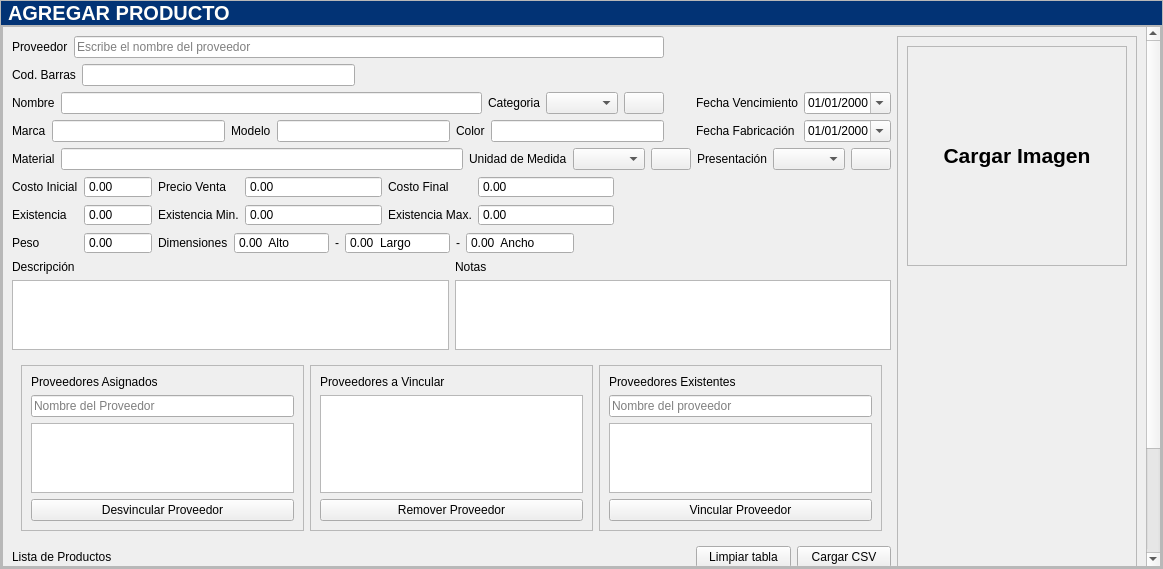
<?xml version="1.0" encoding="UTF-8"?>
<ui version="4.0">
 <class>contenedor_agregar_productos</class>
 <widget class="QWidget" name="contenedor_agregar_productos">
  <property name="geometry">
   <rect>
    <x>0</x>
    <y>0</y>
    <width>1163</width>
    <height>569</height>
   </rect>
  </property>
  <property name="windowTitle">
   <string>Form</string>
  </property>
  <property name="styleSheet">
   <string notr="true">[objectName*=&quot;contenedor&quot;]{
background: #fffefb;
}
#etiqueta_barras{
image: url(:/Icons/Bootstrap/upc-scan.svg);
min-width:30px;
}
#etiqueta_titulo_ventana{
background: #023375;
font-size: 20px;
max-height:40px;
padding-left: 2px;
color:#fffefb;
font-weight:bold;
}
#etiqueta_fotoProducto{
min-height: 200px;
min-width:200px;
}
[objectName*=&quot;etiqueta&quot;]{
font-size: 14px;
font-weight:bold;
font-family: &quot;Arial&quot;;
}
[objectName*=&quot;txt&quot;]{
border-bottom:  1px solid #787878;
border-radius: 3px;
background: #F5F5F5;
min-width:100px;
font-size: 14px;
font-family:&quot;Arial&quot;;
}
[objectName*=&quot;txt&quot;]:hover{
border-bottom:  2px solid #023375;
}
[objectName*=&quot;txt&quot;]:focus{
border-bottom:  2px solid #023375;
}
[objectName*=&quot;txtlargo&quot;]{
max-height:100px;
}
[objectName*=&quot;btn_btn&quot;]{
border:none;
font-size:14px;
font-family:&quot;Arial&quot;;
font-weight:bold;
padding: 5px;
background: #00619a;
color: #fffefb;
border-radius: 4px;
}
#btn_btn_agregar_categoria{
padding: 3px;
}
[objectName*=&quot;btn_btn&quot;]:hover{
background:#2196F3;
}
[objectName*=&quot;btn_btn&quot;]:pressed{
background:#1B80D0;
}
#btn_btn_guardar_producto:hover{
background:#68a67d;
}
#btn_btn_agregar_producto:pressed{
background:#578B69;
}
[objectName*=&quot;btn_btn_eliminar&quot;]:hover{
background:#ee1d52;
}
[objectName*=&quot;btn_btn_eliminar&quot;]:pressed{
background:#B13636;
}


[objectName*=&quot;cajaOpciones&quot;]{
border: none;
border-bottom: 1px solid #787878;
borde-radius: 3px;
padding: 2px;
background-color: #F5F5F5;
font-size: 14px;
min-width: 200px;
font-family:&quot;Arial&quot;;
}
[objectName*=&quot;cajaOpciones&quot;]::drop-down{
subcontrol-origin: padding;
subcontrol-position: top right;
padding-right:5px;
width: 20%;
border-left-width: 1px;
borde-radius: 3px;
background-color: #F5F5F5;
}
[objectName*=&quot;cajaOpciones&quot;]::down-arrow{
image: url(:/Icons/Bootstrap/filter-left.svg);
width: 17%;
height: 17%;
padding-left:5px;
padding-right:5px;
}
[objectName*=&quot;decimal&quot;]{
min-width:100px;
background: #F5F5F5;
borde:none;
border-radius: 2px;
border-bottom: 1px solid #787878;
padding: 0px 2px;
font-size: 14px;
font-family: &quot;Arial&quot;;
}
[objectName*=&quot;decimal&quot;]:focus{
border-bottom: 2px solid #023375;
}


[objectName*=&quot;fecha_&quot;]{
border: none;
border-bottom: 1px solid #3b3c3d;
border-radius: 5px;
padding: 2px;
background-color: #f5f4f1;
font-size: 14px;
min-width:100px;
}
*[objectName*=&quot;fecha_&quot;]::drop-down{
subcontrol-origin: padding;
subcontrol-position: top right;
padding-right:5px;
width: 20%;
border-left-width: 1px;
borde-radius: 5px;
background-color: #f5f4f1;
}
*[objectName*=&quot;fecha_&quot;]::down-arrow{
image: url(:/Icons/Bootstrap/calendar2-date.svg);
width: 17%;
height: 17%;
padding-left:5px;
padding-right:5px;
}
*[objectName*=&quot;fecha_&quot;]::focus{
border-bottom: 2px solid #00668c;
}
/*TABLA*/

[objectName*=&quot;tabla_&quot;] {
    font-family: Arial;
    font-size: 14px;
}

/* Encabezados de la tabla */
[objectName*=&quot;tabla_&quot;] QHeaderView::section {
    background-color: #023375;
    color: white;
    font-family: &quot;Arial&quot;;
    font-size: 16px;
    padding: 5px;
    border: 1px solid gray;
}

/* Encabezado horizontal */
[objectName*=&quot;tabla_&quot;] QHeaderView::horizontal {
    background-color: #023375;
    color: white;
}

/* Encabezado vertical */
[objectName*=&quot;tabla_&quot;] QHeaderView::vertical {
    background-color: #023375;
    color: white;
}
</string>
  </property>
  <layout class="QGridLayout" name="gridLayout">
   <property name="leftMargin">
    <number>0</number>
   </property>
   <property name="topMargin">
    <number>0</number>
   </property>
   <property name="rightMargin">
    <number>0</number>
   </property>
   <property name="bottomMargin">
    <number>0</number>
   </property>
   <property name="spacing">
    <number>0</number>
   </property>
   <item row="0" column="0">
    <widget class="QFrame" name="contenedor_general">
     <property name="frameShape">
      <enum>QFrame::StyledPanel</enum>
     </property>
     <property name="frameShadow">
      <enum>QFrame::Raised</enum>
     </property>
     <layout class="QVBoxLayout" name="verticalLayout">
      <property name="spacing">
       <number>0</number>
      </property>
      <property name="leftMargin">
       <number>0</number>
      </property>
      <property name="topMargin">
       <number>0</number>
      </property>
      <property name="rightMargin">
       <number>0</number>
      </property>
      <property name="bottomMargin">
       <number>0</number>
      </property>
      <item>
       <widget class="QLabel" name="etiqueta_titulo_ventana">
        <property name="text">
         <string>AGREGAR PRODUCTO</string>
        </property>
       </widget>
      </item>
      <item>
       <widget class="QFrame" name="contenedor_informacion">
        <property name="frameShape">
         <enum>QFrame::StyledPanel</enum>
        </property>
        <property name="frameShadow">
         <enum>QFrame::Raised</enum>
        </property>
        <layout class="QGridLayout" name="gridLayout_3">
         <property name="leftMargin">
          <number>0</number>
         </property>
         <property name="topMargin">
          <number>0</number>
         </property>
         <property name="rightMargin">
          <number>0</number>
         </property>
         <property name="bottomMargin">
          <number>0</number>
         </property>
         <property name="spacing">
          <number>0</number>
         </property>
         <item row="0" column="0">
          <widget class="QScrollArea" name="contenedor_formulario_izquierda">
           <property name="widgetResizable">
            <bool>true</bool>
           </property>
           <widget class="QWidget" name="contenedor_scroll_formulario">
            <property name="geometry">
             <rect>
              <x>0</x>
              <y>0</y>
              <width>1143</width>
              <height>703</height>
             </rect>
            </property>
            <layout class="QGridLayout" name="gridLayout_11">
             <item row="0" column="0">
              <layout class="QHBoxLayout" name="horizontalLayout_8">
               <item>
                <widget class="QLabel" name="etiqueta_proveedor">
                 <property name="text">
                  <string>Proveedor</string>
                 </property>
                </widget>
               </item>
               <item>
                <widget class="QLineEdit" name="txt_proveedor">
                 <property name="dragEnabled">
                  <bool>false</bool>
                 </property>
                 <property name="placeholderText">
                  <string>Escribe el nombre del proveedor</string>
                 </property>
                 <property name="clearButtonEnabled">
                  <bool>true</bool>
                 </property>
                </widget>
               </item>
              </layout>
             </item>
             <item row="0" column="3" rowspan="10">
              <widget class="QFrame" name="contenedor_formulario_derecha">
               <property name="frameShape">
                <enum>QFrame::StyledPanel</enum>
               </property>
               <property name="frameShadow">
                <enum>QFrame::Raised</enum>
               </property>
               <layout class="QVBoxLayout" name="verticalLayout_2">
                <item>
                 <widget class="QFrame" name="contenedor_foto">
                  <property name="frameShape">
                   <enum>QFrame::StyledPanel</enum>
                  </property>
                  <property name="frameShadow">
                   <enum>QFrame::Raised</enum>
                  </property>
                  <layout class="QGridLayout" name="gridLayout_2">
                   <item row="0" column="0">
                    <widget class="QLabel" name="etiqueta_fotoProducto">
                     <property name="cursor">
                      <cursorShape>PointingHandCursor</cursorShape>
                     </property>
                     <property name="frameShape">
                      <enum>QFrame::NoFrame</enum>
                     </property>
                     <property name="frameShadow">
                      <enum>QFrame::Plain</enum>
                     </property>
                     <property name="text">
                      <string>&lt;html&gt;&lt;head/&gt;&lt;body&gt;&lt;p align=&quot;center&quot;&gt;&lt;img src=&quot;:/Icons/IconosSVG/subir_imagen.png&quot; width=&quot;80&quot; height=&quot;70&quot;/&gt;&lt;/p&gt;&lt;p align=&quot;center&quot;&gt;&lt;span style=&quot; font-size:16pt; font-family:Arial; font-weight:bold;&quot;&gt;Cargar Imagen&lt;/span&gt;&lt;/p&gt;&lt;/body&gt;&lt;/html&gt;</string>
                     </property>
                     <property name="textFormat">
                      <enum>Qt::AutoText</enum>
                     </property>
                     <property name="scaledContents">
                      <bool>true</bool>
                     </property>
                    </widget>
                   </item>
                  </layout>
                 </widget>
                </item>
                <item>
                 <spacer name="verticalSpacer_2">
                  <property name="orientation">
                   <enum>Qt::Vertical</enum>
                  </property>
                  <property name="sizeHint" stdset="0">
                   <size>
                    <width>20</width>
                    <height>473</height>
                   </size>
                  </property>
                 </spacer>
                </item>
               </layout>
              </widget>
             </item>
             <item row="1" column="0">
              <layout class="QHBoxLayout" name="horizontalLayout">
               <item>
                <widget class="QLabel" name="etiqueta_codBarras">
                 <property name="text">
                  <string>Cod. Barras</string>
                 </property>
                </widget>
               </item>
               <item>
                <widget class="QLineEdit" name="txt_codBarras"/>
               </item>
               <item>
                <widget class="QLabel" name="etiqueta_barras">
                 <property name="text">
                  <string/>
                 </property>
                </widget>
               </item>
               <item>
                <spacer name="horizontalSpacer">
                 <property name="orientation">
                  <enum>Qt::Horizontal</enum>
                 </property>
                 <property name="sizeHint" stdset="0">
                  <size>
                   <width>40</width>
                   <height>20</height>
                  </size>
                 </property>
                </spacer>
               </item>
              </layout>
             </item>
             <item row="2" column="0">
              <layout class="QHBoxLayout" name="horizontalLayout_2">
               <item>
                <widget class="QLabel" name="etiqueta_nombreProducto">
                 <property name="text">
                  <string>Nombre</string>
                 </property>
                </widget>
               </item>
               <item>
                <widget class="QLineEdit" name="txt_nombreProducto"/>
               </item>
               <item>
                <layout class="QHBoxLayout" name="horizontalLayout_7">
                 <item>
                  <widget class="QLabel" name="etiqueta_categoriaProducto">
                   <property name="text">
                    <string>Categoria</string>
                   </property>
                  </widget>
                 </item>
                 <item>
                  <widget class="QComboBox" name="cajaOpciones_categoriaProducto"/>
                 </item>
                 <item>
                  <widget class="QPushButton" name="btn_btn_agregar_categoria">
                   <property name="cursor">
                    <cursorShape>PointingHandCursor</cursorShape>
                   </property>
                   <property name="text">
                    <string/>
                   </property>
                   <property name="icon">
                    <iconset resource="../../Source/iconosSVG.qrc">
                     <normaloff>:/iconosBlancos/Icons/iconos/Blanco/agregar_blanco.svg</normaloff>:/iconosBlancos/Icons/iconos/Blanco/agregar_blanco.svg</iconset>
                   </property>
                  </widget>
                 </item>
                </layout>
               </item>
              </layout>
             </item>
             <item row="2" column="2" rowspan="2">
              <layout class="QGridLayout" name="gridLayout_4">
               <item row="0" column="0">
                <widget class="QLabel" name="etiqueta_fechaVencimiento">
                 <property name="text">
                  <string>Fecha Vencimiento</string>
                 </property>
                </widget>
               </item>
               <item row="0" column="1">
                <widget class="QDateEdit" name="fecha_vencimientoProducto">
                 <property name="wrapping">
                  <bool>false</bool>
                 </property>
                 <property name="frame">
                  <bool>true</bool>
                 </property>
                 <property name="buttonSymbols">
                  <enum>QAbstractSpinBox::UpDownArrows</enum>
                 </property>
                 <property name="correctionMode">
                  <enum>QAbstractSpinBox::CorrectToPreviousValue</enum>
                 </property>
                 <property name="displayFormat">
                  <string>dd/MM/yyyy</string>
                 </property>
                 <property name="calendarPopup">
                  <bool>true</bool>
                 </property>
                </widget>
               </item>
               <item row="1" column="0">
                <widget class="QLabel" name="etiqueta_fechaFabricacion">
                 <property name="text">
                  <string>Fecha Fabricación</string>
                 </property>
                </widget>
               </item>
               <item row="1" column="1">
                <widget class="QDateEdit" name="fecha_fabricacionProducto">
                 <property name="displayFormat">
                  <string>dd/MM/yyyy</string>
                 </property>
                 <property name="calendarPopup">
                  <bool>true</bool>
                 </property>
                </widget>
               </item>
              </layout>
             </item>
             <item row="3" column="0">
              <layout class="QHBoxLayout" name="horizontalLayout_3">
               <item>
                <widget class="QLabel" name="etiqueta_marca">
                 <property name="text">
                  <string>Marca</string>
                 </property>
                </widget>
               </item>
               <item>
                <widget class="QLineEdit" name="txt_marcaProducto"/>
               </item>
               <item>
                <widget class="QLabel" name="etiqueta_modelo">
                 <property name="text">
                  <string>Modelo</string>
                 </property>
                </widget>
               </item>
               <item>
                <widget class="QLineEdit" name="txt_modeloProducto"/>
               </item>
               <item>
                <widget class="QLabel" name="etiqueta_color">
                 <property name="text">
                  <string>Color</string>
                 </property>
                </widget>
               </item>
               <item>
                <widget class="QLineEdit" name="txt_colorProducto"/>
               </item>
              </layout>
             </item>
             <item row="4" column="0" colspan="3">
              <layout class="QHBoxLayout" name="horizontalLayout_10">
               <item>
                <widget class="QLabel" name="etiqueta_material">
                 <property name="text">
                  <string>Material</string>
                 </property>
                </widget>
               </item>
               <item>
                <widget class="QLineEdit" name="txt_materialProducto"/>
               </item>
               <item>
                <layout class="QHBoxLayout" name="horizontalLayout_9">
                 <item>
                  <widget class="QLabel" name="etiqueta_unidadMedida">
                   <property name="text">
                    <string>Unidad de Medida</string>
                   </property>
                  </widget>
                 </item>
                 <item>
                  <widget class="QComboBox" name="cajaOpciones_unidadMedidaProducto">
                   <property name="sizeAdjustPolicy">
                    <enum>QComboBox::AdjustToContentsOnFirstShow</enum>
                   </property>
                  </widget>
                 </item>
                 <item>
                  <widget class="QPushButton" name="btn_btn_agregar_unidadMedidaProducto">
                   <property name="cursor">
                    <cursorShape>PointingHandCursor</cursorShape>
                   </property>
                   <property name="text">
                    <string/>
                   </property>
                   <property name="icon">
                    <iconset resource="../../Source/iconosSVG.qrc">
                     <normaloff>:/iconosBlancos/Icons/iconos/Blanco/agregar_blanco.svg</normaloff>:/iconosBlancos/Icons/iconos/Blanco/agregar_blanco.svg</iconset>
                   </property>
                  </widget>
                 </item>
                </layout>
               </item>
               <item>
                <layout class="QHBoxLayout" name="horizontalLayout_5">
                 <item>
                  <widget class="QLabel" name="etiqueta_presentacionProducto">
                   <property name="text">
                    <string>Presentación</string>
                   </property>
                  </widget>
                 </item>
                 <item>
                  <widget class="QComboBox" name="cajaOpciones_presentacionProducto"/>
                 </item>
                 <item>
                  <widget class="QPushButton" name="btn_btn_agregarPresentacionProducto">
                   <property name="cursor">
                    <cursorShape>PointingHandCursor</cursorShape>
                   </property>
                   <property name="text">
                    <string/>
                   </property>
                   <property name="icon">
                    <iconset resource="../../Source/iconosSVG.qrc">
                     <normaloff>:/iconosBlancos/Icons/iconos/Blanco/agregar_blanco.svg</normaloff>:/iconosBlancos/Icons/iconos/Blanco/agregar_blanco.svg</iconset>
                   </property>
                  </widget>
                 </item>
                </layout>
               </item>
              </layout>
             </item>
             <item row="5" column="0" colspan="3">
              <layout class="QGridLayout" name="gridLayout_5" columnstretch="0,0,0,0,0,0,0">
               <property name="sizeConstraint">
                <enum>QLayout::SetMinimumSize</enum>
               </property>
               <item row="1" column="1">
                <widget class="QDoubleSpinBox" name="decimal_existenciaProducto">
                 <property name="buttonSymbols">
                  <enum>QAbstractSpinBox::NoButtons</enum>
                 </property>
                 <property name="maximum">
                  <double>10000000000.000000000000000</double>
                 </property>
                </widget>
               </item>
               <item row="1" column="3">
                <widget class="QDoubleSpinBox" name="decimal_existenciaMinProducto">
                 <property name="buttonSymbols">
                  <enum>QAbstractSpinBox::NoButtons</enum>
                 </property>
                 <property name="maximum">
                  <double>10000000000.000000000000000</double>
                 </property>
                </widget>
               </item>
               <item row="2" column="0">
                <widget class="QLabel" name="etiqueta_pesoProducto">
                 <property name="text">
                  <string>Peso</string>
                 </property>
                </widget>
               </item>
               <item row="2" column="2" colspan="4">
                <layout class="QHBoxLayout" name="horizontalLayout_4">
                 <item>
                  <widget class="QLabel" name="etiqueta_dimensiones">
                   <property name="text">
                    <string>Dimensiones</string>
                   </property>
                  </widget>
                 </item>
                 <item>
                  <widget class="QDoubleSpinBox" name="decimal_largoDimensiones">
                   <property name="buttonSymbols">
                    <enum>QAbstractSpinBox::NoButtons</enum>
                   </property>
                   <property name="prefix">
                    <string/>
                   </property>
                   <property name="suffix">
                    <string>  Alto</string>
                   </property>
                   <property name="maximum">
                    <double>10000000000.000000000000000</double>
                   </property>
                  </widget>
                 </item>
                 <item>
                  <widget class="QLabel" name="etiqueta_espacioDimensiones">
                   <property name="text">
                    <string>-</string>
                   </property>
                  </widget>
                 </item>
                 <item>
                  <widget class="QDoubleSpinBox" name="decimal_altoDimensiones">
                   <property name="buttonSymbols">
                    <enum>QAbstractSpinBox::NoButtons</enum>
                   </property>
                   <property name="suffix">
                    <string>  Largo</string>
                   </property>
                   <property name="maximum">
                    <double>10000000000.000000000000000</double>
                   </property>
                  </widget>
                 </item>
                 <item>
                  <widget class="QLabel" name="etiqueta_espacioDimensiones_2">
                   <property name="text">
                    <string>-</string>
                   </property>
                  </widget>
                 </item>
                 <item>
                  <widget class="QDoubleSpinBox" name="decimal_anchoDimensiones">
                   <property name="buttonSymbols">
                    <enum>QAbstractSpinBox::NoButtons</enum>
                   </property>
                   <property name="suffix">
                    <string>  Ancho</string>
                   </property>
                   <property name="maximum">
                    <double>10000000000.000000000000000</double>
                   </property>
                  </widget>
                 </item>
                 <item>
                  <spacer name="horizontalSpacer_2">
                   <property name="orientation">
                    <enum>Qt::Horizontal</enum>
                   </property>
                   <property name="sizeHint" stdset="0">
                    <size>
                     <width>40</width>
                     <height>20</height>
                    </size>
                   </property>
                  </spacer>
                 </item>
                </layout>
               </item>
               <item row="0" column="4">
                <widget class="QLabel" name="etiqueta_costoFinalProducto">
                 <property name="sizePolicy">
                  <sizepolicy hsizetype="Fixed" vsizetype="Preferred">
                   <horstretch>0</horstretch>
                   <verstretch>0</verstretch>
                  </sizepolicy>
                 </property>
                 <property name="text">
                  <string>Costo Final</string>
                 </property>
                </widget>
               </item>
               <item row="0" column="3">
                <widget class="QDoubleSpinBox" name="decimal_precioVentaProducto">
                 <property name="buttonSymbols">
                  <enum>QAbstractSpinBox::NoButtons</enum>
                 </property>
                 <property name="maximum">
                  <double>10000000000.000000000000000</double>
                 </property>
                </widget>
               </item>
               <item row="1" column="2">
                <widget class="QLabel" name="etiqueta_existenciaMinProducto">
                 <property name="text">
                  <string>Existencia Min.</string>
                 </property>
                </widget>
               </item>
               <item row="1" column="5">
                <widget class="QDoubleSpinBox" name="decimal_existenciaMaxProducto">
                 <property name="buttonSymbols">
                  <enum>QAbstractSpinBox::NoButtons</enum>
                 </property>
                 <property name="maximum">
                  <double>10000000000.000000000000000</double>
                 </property>
                </widget>
               </item>
               <item row="0" column="2">
                <widget class="QLabel" name="etiqueta_precioVentaProducto">
                 <property name="sizePolicy">
                  <sizepolicy hsizetype="Fixed" vsizetype="Preferred">
                   <horstretch>0</horstretch>
                   <verstretch>0</verstretch>
                  </sizepolicy>
                 </property>
                 <property name="text">
                  <string>Precio Venta</string>
                 </property>
                </widget>
               </item>
               <item row="0" column="1">
                <widget class="QDoubleSpinBox" name="decimal_costoInicialProducto">
                 <property name="sizePolicy">
                  <sizepolicy hsizetype="Preferred" vsizetype="Fixed">
                   <horstretch>0</horstretch>
                   <verstretch>0</verstretch>
                  </sizepolicy>
                 </property>
                 <property name="buttonSymbols">
                  <enum>QAbstractSpinBox::NoButtons</enum>
                 </property>
                 <property name="maximum">
                  <double>10000000000.000000000000000</double>
                 </property>
                </widget>
               </item>
               <item row="1" column="0">
                <widget class="QLabel" name="etiqueta_existenciaProducto">
                 <property name="text">
                  <string>Existencia</string>
                 </property>
                </widget>
               </item>
               <item row="1" column="4">
                <widget class="QLabel" name="etiqueta_existenciaMaxProducto">
                 <property name="autoFillBackground">
                  <bool>false</bool>
                 </property>
                 <property name="text">
                  <string>Existencia Max.</string>
                 </property>
                 <property name="scaledContents">
                  <bool>false</bool>
                 </property>
                </widget>
               </item>
               <item row="0" column="0">
                <widget class="QLabel" name="etiqueta_costoInicialProducto">
                 <property name="sizePolicy">
                  <sizepolicy hsizetype="Fixed" vsizetype="Preferred">
                   <horstretch>0</horstretch>
                   <verstretch>0</verstretch>
                  </sizepolicy>
                 </property>
                 <property name="text">
                  <string>Costo Inicial</string>
                 </property>
                </widget>
               </item>
               <item row="0" column="5">
                <widget class="QDoubleSpinBox" name="decimal_costoFinalProducto">
                 <property name="buttonSymbols">
                  <enum>QAbstractSpinBox::NoButtons</enum>
                 </property>
                 <property name="maximum">
                  <double>10000000000.000000000000000</double>
                 </property>
                </widget>
               </item>
               <item row="2" column="1">
                <widget class="QDoubleSpinBox" name="decimal_pesoProducto">
                 <property name="buttonSymbols">
                  <enum>QAbstractSpinBox::NoButtons</enum>
                 </property>
                 <property name="maximum">
                  <double>10000000000.000000000000000</double>
                 </property>
                </widget>
               </item>
               <item row="0" column="6">
                <spacer name="horizontalSpacer_3">
                 <property name="orientation">
                  <enum>Qt::Horizontal</enum>
                 </property>
                 <property name="sizeHint" stdset="0">
                  <size>
                   <width>40</width>
                   <height>20</height>
                  </size>
                 </property>
                </spacer>
               </item>
              </layout>
             </item>
             <item row="6" column="0" colspan="3">
              <layout class="QGridLayout" name="gridLayout_9">
               <item row="0" column="0">
                <widget class="QLabel" name="etiqueta_descripcionProducto">
                 <property name="text">
                  <string>Descripción</string>
                 </property>
                </widget>
               </item>
               <item row="0" column="1">
                <widget class="QLabel" name="etiqueta_notasProducto">
                 <property name="text">
                  <string>Notas</string>
                 </property>
                </widget>
               </item>
               <item row="1" column="0">
                <widget class="QPlainTextEdit" name="txtlargo_descripcionProducto"/>
               </item>
               <item row="1" column="1">
                <widget class="QPlainTextEdit" name="txtlargo_notasProducto"/>
               </item>
              </layout>
             </item>
             <item row="7" column="0" colspan="3">
              <widget class="QWidget" name="widget" native="true">
               <layout class="QHBoxLayout" name="horizontalLayout_12">
                <item>
                 <widget class="QFrame" name="contenedor_proveedores_vinculados">
                  <property name="frameShape">
                   <enum>QFrame::StyledPanel</enum>
                  </property>
                  <property name="frameShadow">
                   <enum>QFrame::Raised</enum>
                  </property>
                  <layout class="QGridLayout" name="gridLayout_8">
                   <item row="4" column="0">
                    <widget class="QPushButton" name="btn_btn_desvincular_proveedores">
                     <property name="cursor">
                      <cursorShape>PointingHandCursor</cursorShape>
                     </property>
                     <property name="text">
                      <string>Desvincular Proveedor</string>
                     </property>
                    </widget>
                   </item>
                   <item row="1" column="0">
                    <widget class="QLabel" name="etiqueta_proveedores_vinculados">
                     <property name="text">
                      <string>Proveedores Asignados</string>
                     </property>
                    </widget>
                   </item>
                   <item row="3" column="0">
                    <widget class="QListWidget" name="lista_proveedores_vinculados"/>
                   </item>
                   <item row="2" column="0">
                    <widget class="QLineEdit" name="txt_buscar_proveedor_vinculado">
                     <property name="placeholderText">
                      <string>Nombre del Proveedor</string>
                     </property>
                     <property name="clearButtonEnabled">
                      <bool>true</bool>
                     </property>
                    </widget>
                   </item>
                  </layout>
                 </widget>
                </item>
                <item>
                 <widget class="QFrame" name="contenedor_proveedores_a_vincular">
                  <property name="frameShape">
                   <enum>QFrame::StyledPanel</enum>
                  </property>
                  <property name="frameShadow">
                   <enum>QFrame::Raised</enum>
                  </property>
                  <layout class="QGridLayout" name="gridLayout_6">
                   <item row="0" column="0">
                    <widget class="QLabel" name="etiqueta_proveedores_a_vincular">
                     <property name="text">
                      <string>Proveedores a Vincular</string>
                     </property>
                    </widget>
                   </item>
                   <item row="1" column="0">
                    <widget class="QListWidget" name="lista_proveedores_a_vincular"/>
                   </item>
                   <item row="2" column="0">
                    <widget class="QPushButton" name="btn_btn_eliminar_proveedor_a_vincular">
                     <property name="cursor">
                      <cursorShape>PointingHandCursor</cursorShape>
                     </property>
                     <property name="text">
                      <string>Remover Proveedor</string>
                     </property>
                    </widget>
                   </item>
                  </layout>
                 </widget>
                </item>
                <item>
                 <widget class="QFrame" name="contenedor_proveedores_existentes">
                  <property name="frameShape">
                   <enum>QFrame::StyledPanel</enum>
                  </property>
                  <property name="frameShadow">
                   <enum>QFrame::Raised</enum>
                  </property>
                  <layout class="QGridLayout" name="gridLayout_10">
                   <item row="1" column="0">
                    <widget class="QLineEdit" name="txt_buscar_proveedor_a_vincular">
                     <property name="placeholderText">
                      <string>Nombre del proveedor</string>
                     </property>
                     <property name="clearButtonEnabled">
                      <bool>true</bool>
                     </property>
                    </widget>
                   </item>
                   <item row="2" column="0">
                    <widget class="QListWidget" name="lista_todos_los_proveedores"/>
                   </item>
                   <item row="3" column="0">
                    <widget class="QPushButton" name="btn_btn_vincular_proveedor">
                     <property name="cursor">
                      <cursorShape>PointingHandCursor</cursorShape>
                     </property>
                     <property name="text">
                      <string>Vincular Proveedor</string>
                     </property>
                    </widget>
                   </item>
                   <item row="0" column="0">
                    <widget class="QLabel" name="etiqueta_proveedores_existentes">
                     <property name="text">
                      <string>Proveedores Existentes</string>
                     </property>
                    </widget>
                   </item>
                  </layout>
                 </widget>
                </item>
               </layout>
              </widget>
             </item>
             <item row="8" column="0">
              <widget class="QLabel" name="etiqueta_listaProductos">
               <property name="text">
                <string>Lista de Productos</string>
               </property>
              </widget>
             </item>
             <item row="8" column="1">
              <spacer name="verticalSpacer">
               <property name="orientation">
                <enum>Qt::Vertical</enum>
               </property>
               <property name="sizeHint" stdset="0">
                <size>
                 <width>20</width>
                 <height>25</height>
                </size>
               </property>
              </spacer>
             </item>
             <item row="8" column="2">
              <layout class="QHBoxLayout" name="horizontalLayout_11">
               <item>
                <widget class="QPushButton" name="btn_btn_limpiarTablaProductos">
                 <property name="cursor">
                  <cursorShape>PointingHandCursor</cursorShape>
                 </property>
                 <property name="text">
                  <string>Limpiar tabla</string>
                 </property>
                </widget>
               </item>
               <item>
                <widget class="QPushButton" name="btn_btn_cargar_CSVProductos">
                 <property name="cursor">
                  <cursorShape>PointingHandCursor</cursorShape>
                 </property>
                 <property name="text">
                  <string>Cargar CSV</string>
                 </property>
                </widget>
               </item>
              </layout>
             </item>
             <item row="9" column="0" colspan="3">
              <widget class="QTableView" name="tabla_productos"/>
             </item>
             <item row="10" column="0" colspan="4">
              <widget class="QFrame" name="contenedor_formulario_inferior">
               <property name="frameShape">
                <enum>QFrame::StyledPanel</enum>
               </property>
               <property name="frameShadow">
                <enum>QFrame::Raised</enum>
               </property>
               <layout class="QGridLayout" name="gridLayout_7">
                <item row="0" column="0" alignment="Qt::AlignLeft">
                 <widget class="QFrame" name="contenedor_botones">
                  <property name="frameShape">
                   <enum>QFrame::StyledPanel</enum>
                  </property>
                  <property name="frameShadow">
                   <enum>QFrame::Raised</enum>
                  </property>
                  <layout class="QHBoxLayout" name="horizontalLayout_6">
                   <property name="leftMargin">
                    <number>0</number>
                   </property>
                   <property name="topMargin">
                    <number>0</number>
                   </property>
                   <property name="rightMargin">
                    <number>0</number>
                   </property>
                   <property name="bottomMargin">
                    <number>0</number>
                   </property>
                   <item>
                    <widget class="QPushButton" name="btn_btn_agregar_producto">
                     <property name="cursor">
                      <cursorShape>PointingHandCursor</cursorShape>
                     </property>
                     <property name="text">
                      <string>Agregar producto</string>
                     </property>
                    </widget>
                   </item>
                   <item>
                    <widget class="QPushButton" name="btn_btn_actualizar_producto">
                     <property name="cursor">
                      <cursorShape>PointingHandCursor</cursorShape>
                     </property>
                     <property name="text">
                      <string>Actualizar</string>
                     </property>
                    </widget>
                   </item>
                  </layout>
                 </widget>
                </item>
                <item row="0" column="1" alignment="Qt::AlignRight">
                 <widget class="QPushButton" name="btn_btn_guardar_producto">
                  <property name="cursor">
                   <cursorShape>PointingHandCursor</cursorShape>
                  </property>
                  <property name="text">
                   <string>Guardar</string>
                  </property>
                 </widget>
                </item>
               </layout>
              </widget>
             </item>
            </layout>
           </widget>
          </widget>
         </item>
        </layout>
       </widget>
      </item>
     </layout>
    </widget>
   </item>
  </layout>
 </widget>
 <resources>
  <include location="../../Source/ibootstrap.qrc"/>
  <include location="../../Source/iconosSVG.qrc"/>
  <include location="../../Source/iconsdvg.qrc"/>
 </resources>
 <connections/>
</ui>
